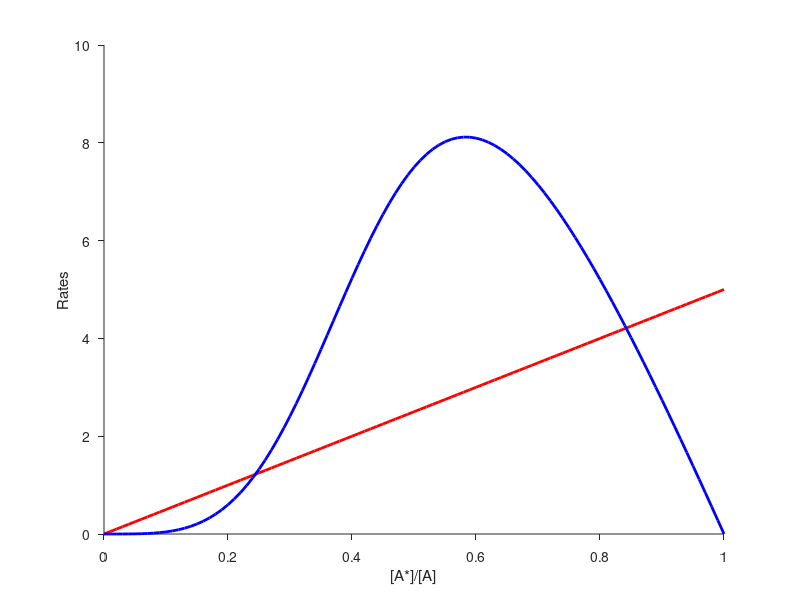

Source code (MATLAB):
% % Rate-balance plots
% % 
% % 2) Ultrasensitive feedback, [S]=0
% % 
close all
clear

Astar = 0:0.01:1 ;
kplus = 2 ;
kfs = 30 ;
Kmf = 0.5 ;
kminus = 5 ;
%h = 1 ; % exponent
% h = 2 ; % exponent
h = 4 ; % exponent
% h = 16 ; % exponent

BR = kminus*Astar ;

figure
hold on 
plot(Astar,BR,'r','LineWidth',2)

FR = kfs*(Astar.^h./(Astar.^h+Kmf^h)).*(1-Astar) ;
plot(Astar,FR,'b','LineWidth',2)

set(gca,'TickDir','Out')
xlabel('[A*]/[A]')
ylabel('Rates')